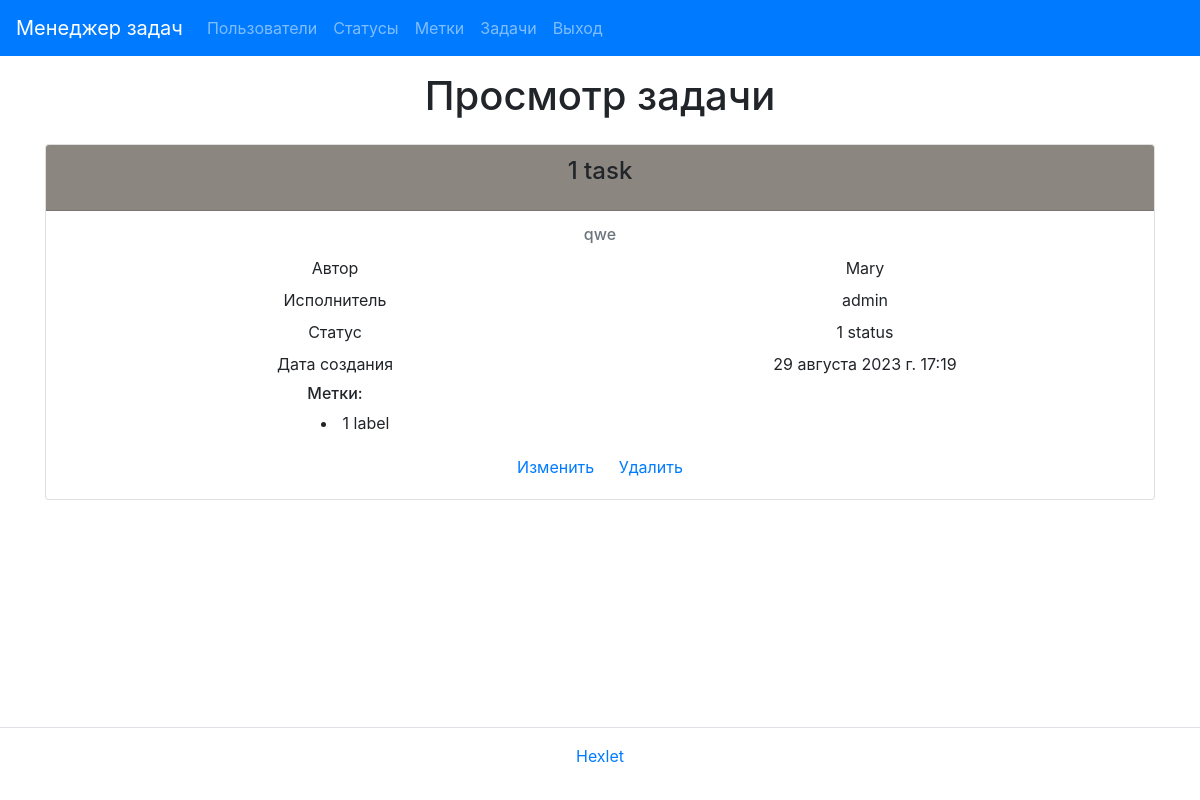
/ru/tasks/1/ (signed in), run on an earlier commit of the app's database.
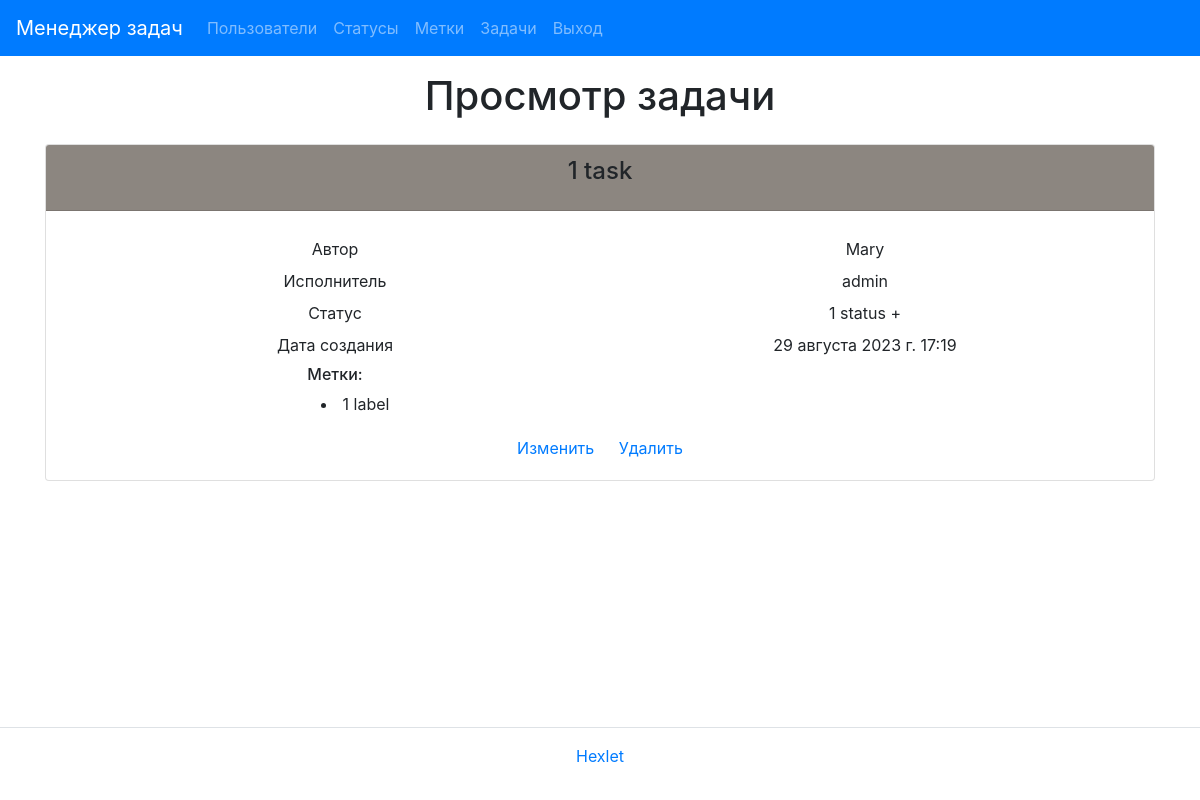
And on a later commit of the database.
### task_manager/tasks/models.py (models this page shows, shortened)
class Task(models.Model):
    name = models.CharField(max_length=30)
    description = models.TextField(blank=True)
    status = models.ForeignKey(Status, on_delete=models.PROTECT)
    creator = models.ForeignKey(
        User,
        on_delete=models.PROTECT,
        related_name='+',
        blank=True
    )
    executor = models.ForeignKey(User, on_delete=models.PROTECT, blank=True, null=True)
    labels = models.ManyToManyField(Label, blank=True)
    created_at = models.DateTimeField(default=timezone.now)

### task_manager/statuses/models.py (models this page shows)
class Status(models.Model):
    name = models.CharField(max_length=30)
    created_at = models.DateTimeField(auto_now_add=True)
    def __str__(self):
        return self.name

### task_manager/tasks/views.py (the view)
# urls.py: path('<int:pk>/', SingleTaskView.as_view(), name='task_single'),
class SingleTaskView(UserLoginMixin, View):
    template_name = 'tasks/task_single.html'
    model = Task
    def get(self, request, *args, **kwargs):
        task_id = kwargs.get('pk')
        task = self.model.objects.get(pk=task_id)
        labels = task.labels.all()
        return render(
            request,
            self.template_name,
            context={'task': task, 'labels': labels}
        )

### task_manager/labels/models.py (called while the page is built)
    def __str__(self):
        return self.name

### task_manager/templates/tasks/task_single.html (shortened to what this page needs)
{% extends "base.html" %}
{% load i18n %}
{% load crispy_forms_tags %}
{% block content %}
<div class="text-center">
    <div class="mb-4">
        <h1>{% trans 'Task view' %}</h1>
    </div>
    <div class="card text-center">
        <div class="card-header color-green">
            <h4 class="card-title ">{{ task.name }}</h4>
        </div>
        <div class="card-body">
            {% if task.description %}
            <h6 class="card-subtitle mb-2 text-muted">{{ task.description }}</h6>
            {% else %}
            <h6 class="card-subtitle mb-2 text-muted"></h6>
            {% endif %}
            <div class="card-text">
                <div class="container">
                    <div class="row p-1">
                      <div class="col">{% trans 'Author' %}</div>
                      <div class="col">{{ task.creator }}</div>
                    </div>
                    <div class="row p-1">
                      <div class="col">{% trans 'Executor' %}</div>
                      <div class="col">{{ task.executor }}</div>
                    </div>
                    <div class="row p-1">
                      <div class="col">{% trans 'Status' %}</div>
                      <div class="col">{{ task.status }}</div>
                    </div>
                    <div class="row p-1">
                      <div class="col">{% trans 'Creation date' %}</div>
                      <div class="col">{{ task.created_at }}</div>
                    </div>
                    <div class="row p-1">
                        <div class="col">
                            <h6>Метки:</h6>
                            <ul class="ul-inside">
                                {% if labels %}
                                    {% for label in labels %}
                                        <li>{{ label }}</li>
                                    {% endfor %}
                                {% endif %}
                            </ul>
                        </div>
                        <div class="col"></div>
                    </div>
            <a href="{% url 'task_update' task.id %}" class="card-link">{% trans "Modify" %}</a>
            <a href="{% url 'task_delete' task.id %}" class="card-link">{% trans "Delete" %}</a>
                </div>
            </div>
        </div>
    </div>
</div>
{% endblock %}

What changed in the data, as far as the page shows it:
changed Task "1 task": status "1 status" → "1 status +"; description "qwe" → (not shown)
